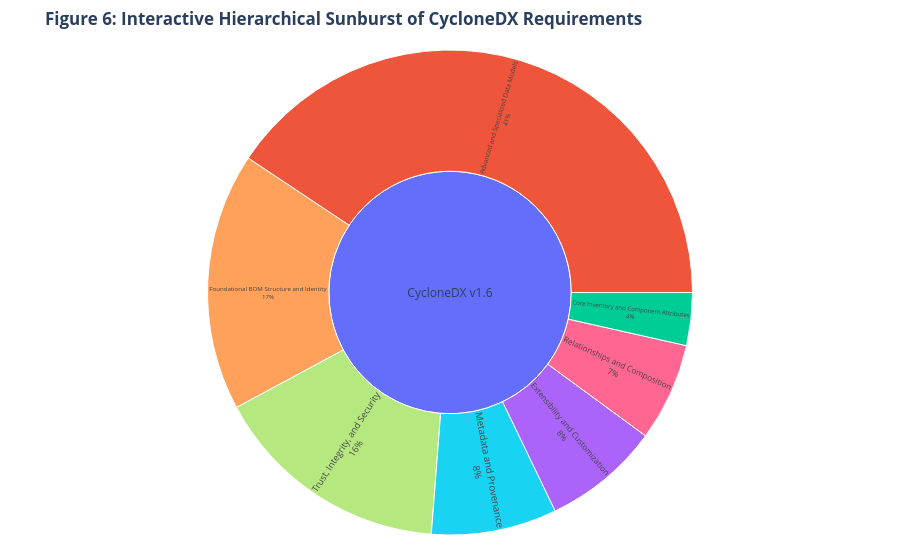

The notebook cell this image was saved under:
### Markdown cell above
## 7. Hierarchical and Relational Visualizations

We now use advanced visualizations to explore the taxonomy's structure, showing the relationships and relative importance of different concepts within the standard.

### Code cell
if not df.empty:
    # --- 7.1. Interactive Sunburst Chart for Taxonomy Exploration ---
    fig = px.sunburst(df,
                      path=[px.Constant("CycloneDX v1.6"), 'Theme', 'Subtheme'],
                      values='ID',  # Use a placeholder column to get counts
                      title='<b>Figure 6: Interactive Hierarchical Sunburst of CycloneDX Requirements</b>',
                      color='Theme',
                      color_discrete_sequence=px.colors.qualitative.Plotly,
                      maxdepth=2)

    fig.update_layout(margin=dict(t=50, l=25, r=25, b=25))
    fig.update_traces(textinfo='label+percent entry', insidetextorientation='radial')
    fig.show()

    # --- 7.2. Static Treemap (Squarify) for Publication ---
    plt.figure(figsize=(20, 12))
    theme_counts = df.groupby('Theme').size().reset_index(name='count')
    
    # Normalize counts for color mapping
    norm = plt.Normalize(vmin=theme_counts['count'].min(), vmax=theme_counts['count'].max())
    colors = [plt.cm.coolwarm(norm(value)) for value in theme_counts['count']]
    
    squarify.plot(
        sizes=theme_counts['count'], 
        label=[f"{name}\n({count})" for name, count in zip(theme_counts['Theme'], theme_counts['count'])],
        alpha=.8,
        color=colors,
        text_kwargs={'fontsize':10, 'color':'white', 'weight':'bold'}
    )
                  
    plt.title('Figure 7: Treemap of High-Level Theme Frequencies', fontsize=20, weight='bold')
    plt.axis('off')
    plt.show()

    # --- 7.3. Structural Tree Diagram (Graphviz) ---
    dot = graphviz.Digraph('CycloneDX_Taxonomy', comment='Thematic Hierarchy')
    dot.attr(rankdir='LR', size='15,15', label='Figure 8: Structural Taxonomy of CycloneDX Requirements', fontsize='24', labelloc='t')
    dot.attr('node', style='filled', fontname='Helvetica')

    # Add Theme nodes
    for theme in df['Theme'].unique():
        dot.node(theme, theme, shape='box', fillcolor='lightblue')

    # Add Subtheme nodes and edges
    for subtheme in df['Subtheme'].unique():
        dot.node(subtheme, subtheme, shape='ellipse', fillcolor='lightgray')
    
    theme_subtheme_pairs = df[['Theme', 'Subtheme']].drop_duplicates()
    for _, row in theme_subtheme_pairs.iterrows():
        dot.edge(row['Theme'], row['Subtheme'])

    print("✅ Graphviz tree diagram generated. Displaying below.")
    display(dot)

### Figure 1 — Plotly figure (JSON) as saved in the notebook; plotly's stock layout.template omitted (floating-point values rounded to 4 significant figures)
{"data": [{"branchvalues": "total", "customdata": [["(?)"], ["Advanced and Specialized Data Models"], ["Advanced and Specialized Data Models"], ["Advanced and Specialized Data Models"], ["Advanced and Specialized Data Models"], ["Advanced and Specialized Data Models"], ["Advanced and Specialized Data Models"], ["Advanced and Specialized Data Models"], ["Advanced and Specialized Data Models"], ["Core Inventory and Component Attributes"], ["Core Inventory and Component Attributes"], ["Core Inventory and Component Attributes"], ["Core Inventory and Component Attributes"], ["Core Inventory and Component Attributes"], ["Core Inventory and Component Attributes"], ["Core Inventory and Component Attributes"], ["Extensibility and Customization"], ["Extensibility and Customization"], ["Extensibility and Customization"], ["Foundational BOM Structure and Identity"], ["Foundational BOM Structure and Identity"], ["Foundational BOM Structure and Identity"], ["Foundational BOM Structure and Identity"], ["Foundational BOM Structure and Identity"], ["Foundational BOM Structure and Identity"], ["Metadata and Provenance"], ["Metadata and Provenance"], ["Metadata and Provenance"], ["Metadata and Provenance"], ["Metadata and Provenance"], ["Metadata and Provenance"], ["Metadata and Provenance"], ["Relationships and Composition"], ["Relationships and Composition"], ["Relationships and Composition"], ["Relationships and Composition"], ["Relationships and Composition"], ["Trust, Integrity, and Security"], ["Trust, Integrity, and Security"], ["Trust, Integrity, and Security"], ["Trust, Integrity, and Security"], ["Trust, Integrity, and Security"], ["Trust, Integrity, and Security"], ["Trust, Integrity, and Security"]], "domain": {"x": [0, 1], "y": [0, 1]}, "hovertemplate": "labels=%{label}<br>ID=%{value}<br>parent=%{parent}<br>id=%{id}<br>Theme=%{customdata[0]}<extra></extra>", "ids": ["CycloneDX v1.6", "CycloneDX v1.6/Advanced and Specialized Data Models", "CycloneDX v1.6/Advanced and Specialized Data Models/Attestations and Declarations", "CycloneDX v1.6/Advanced and Specialized Data Models/Formulation and Reproducible Builds", "CycloneDX v1.6/Advanced and Specialized Data Models/Cryptographic Asset Management (CBOM)", "CycloneDX v1.6/Advanced and Specialized Data Models/Data Components and Governance", "CycloneDX v1.6/Advanced and Specialized Data Models/AI/ML Model Cards (ML-BOM)", "CycloneDX v1.6/Advanced and Specialized Data Models/Annotations", "CycloneDX v1.6/Advanced and Specialized Data Models/Licensing and Copyright", "CycloneDX v1.6/Core Inventory and Component Attributes/Component and Service Definition", "CycloneDX v1.6/Core Inventory and Component Attributes", "CycloneDX v1.6/Core Inventory and Component Attributes/Component Scope", "CycloneDX v1.6/Core Inventory and Component Attributes/Component and Service Identification", "CycloneDX v1.6/Core Inventory and Component Attributes/Descriptive Metadata", "CycloneDX v1.6/Core Inventory and Component Attributes/Component and Service Typing", "CycloneDX v1.6/Core Inventory and Component Attributes/Standardized External Identifiers", "CycloneDX v1.6/Extensibility and Customization/Property Taxonomies", "CycloneDX v1.6/Extensibility and Customization", "CycloneDX v1.6/Extensibility and Customization/Extensibility via Properties", "CycloneDX v1.6/Foundational BOM Structure and Identity", "CycloneDX v1.6/Foundational BOM Structure and Identity/BOM Identification", "CycloneDX v1.6/Foundational BOM Structure and Identity/BOM Format and Versioning", "CycloneDX v1.6/Foundational BOM Structure and Identity/Root Object Model", "CycloneDX v1.6/Foundational BOM Structure and Identity/Specification Conformance", "CycloneDX v1.6/Foundational BOM Structure and Identity/Internal Referencing (bom-ref)", "CycloneDX v1.6/Metadata and Provenance/Tooling Information", "CycloneDX v1.6/Metadata and Provenance/Lifecycle Information", "CycloneDX v1.6/Metadata and Provenance/Timestamping", "CycloneDX v1.6/Metadata and Provenance/BOM Metadata", "CycloneDX v1.6/Metadata and Provenance/Contact Information", "CycloneDX v1.6/Metadata and Provenance/Organizational Entity Definition", "CycloneDX v1.6/Metadata and Provenance", "CycloneDX v1.6/Relationships and Composition/Dependency Graph Representation", "CycloneDX v1.6/Relationships and Composition/Composition and Completeness", "CycloneDX v1.6/Relationships and Composition/Component Assemblies (Nesting)", "CycloneDX v1.6/Relationships and Composition/External References", "CycloneDX v1.6/Relationships and Composition", "CycloneDX v1.6/Trust, Integrity, and Security/Evidence and Substantiation", "CycloneDX v1.6/Trust, Integrity, and Security", "CycloneDX v1.6/Trust, Integrity, and Security/Vulnerability Impact Analysis (VEX)", "CycloneDX v1.6/Trust, Integrity, and Security/Cryptographic Hashes", "CycloneDX v1.6/Trust, Integrity, and Security/Component Pedigree and Provenance", "CycloneDX v1.6/Trust, Integrity, and Security/Vulnerability Information (Vulnerability Object)", "CycloneDX v1.6/Trust, Integrity, and Security/Digital Signatures"], "insidetextorientation": "radial", "labels": ["CycloneDX v1.6", "Advanced and Specialized Data Models", "Attestations and Declarations", "Formulation and Reproducible Builds", "Cryptographic Asset Management (CBOM)", "Data Components and Governance", "AI/ML Model Cards (ML-BOM)", "Annotations", "Licensing and Copyright", "Component and Service Definition", "Core Inventory and Component Attributes", "Component Scope", "Component and Service Identification", "Descriptive Metadata", "Component and Service Typing", "Standardized External Identifiers", "Property Taxonomies", "Extensibility and Customization", "Extensibility via Properties", "Foundational BOM Structure and Identity", "BOM Identification", "BOM Format and Versioning", "Root Object Model", "Specification Conformance", "Internal Referencing (bom-ref)", "Tooling Information", "Lifecycle Information", "Timestamping", "BOM Metadata", "Contact Information", "Organizational Entity Definition", "Metadata and Provenance", "Dependency Graph Representation", "Composition and Completeness", "Component Assemblies (Nesting)", "External References", "Relationships and Composition", "Evidence and Substantiation", "Trust, Integrity, and Security", "Vulnerability Impact Analysis (VEX)", "Cryptographic Hashes", "Component Pedigree and Provenance", "Vulnerability Information (Vulnerability Object)", "Digital Signatures"], "marker": {"colors": ["#636EFA", "#EF553B", "#EF553B", "#EF553B", "#EF553B", "#EF553B", "#EF553B", "#EF553B", "#EF553B", "#00CC96", "#00CC96", "#00CC96", "#00CC96", "#00CC96", "#00CC96", "#00CC96", "#AB63FA", "#AB63FA", "#AB63FA", "#FFA15A", "#FFA15A", "#FFA15A", "#FFA15A", "#FFA15A", "#FFA15A", "#19D3F3", "#19D3F3", "#19D3F3", "#19D3F3", "#19D3F3", "#19D3F3", "#19D3F3", "#FF6692", "#FF6692", "#FF6692", "#FF6692", "#FF6692", "#B6E880", "#B6E880", "#B6E880", "#B6E880", "#B6E880", "#B6E880", "#B6E880"]}, "maxdepth": 2, "name": "", "parents": ["", "CycloneDX v1.6", "CycloneDX v1.6/Advanced and Specialized Data Models", "CycloneDX v1.6/Advanced and Specialized Data Models", "CycloneDX v1.6/Advanced and Specialized Data Models", "CycloneDX v1.6/Advanced and Specialized Data Models", "CycloneDX v1.6/Advanced and Specialized Data Models", "CycloneDX v1.6/Advanced and Specialized Data Models", "CycloneDX v1.6/Advanced and Specialized Data Models", "CycloneDX v1.6/Core Inventory and Component Attributes", "CycloneDX v1.6", "CycloneDX v1.6/Core Inventory and Component Attributes", "CycloneDX v1.6/Core Inventory and Component Attributes", "CycloneDX v1.6/Core Inventory and Component Attributes", "CycloneDX v1.6/Core Inventory and Component Attributes", "CycloneDX v1.6/Core Inventory and Component Attributes", "CycloneDX v1.6/Extensibility and Customization", "CycloneDX v1.6", "CycloneDX v1.6/Extensibility and Customization", "CycloneDX v1.6", "CycloneDX v1.6/Foundational BOM Structure and Identity", "CycloneDX v1.6/Foundational BOM Structure and Identity", "CycloneDX v1.6/Foundational BOM Structure and Identity", "CycloneDX v1.6/Foundational BOM Structure and Identity", "CycloneDX v1.6/Foundational BOM Structure and Identity", "CycloneDX v1.6/Metadata and Provenance", "CycloneDX v1.6/Metadata and Provenance", "CycloneDX v1.6/Metadata and Provenance", "CycloneDX v1.6/Metadata and Provenance", "CycloneDX v1.6/Metadata and Provenance", "CycloneDX v1.6/Metadata and Provenance", "CycloneDX v1.6", "CycloneDX v1.6/Relationships and Composition", "CycloneDX v1.6/Relationships and Composition", "CycloneDX v1.6/Relationships and Composition", "CycloneDX v1.6/Relationships and Composition", "CycloneDX v1.6", "CycloneDX v1.6/Trust, Integrity, and Security", "CycloneDX v1.6", "CycloneDX v1.6/Trust, Integrity, and Security", "CycloneDX v1.6/Trust, Integrity, and Security", "CycloneDX v1.6/Trust, Integrity, and Security", "CycloneDX v1.6/Trust, Integrity, and Security", "CycloneDX v1.6/Trust, Integrity, and Security"], "textinfo": "label+percent entry", "type": "sunburst", "values": [1485000.0, 603800.0, 124300.0, 213900.0, 144200.0, 74170.0, 8123.0, 26690.0, 12400.0, 7333.0, 52290.0, 1058.0, 9056.0, 20340.0, 1522.0, 12980.0, 48080.0, 115700.0, 67610.0, 255600.0, 482.0, 153.0, 3563.0, 21.0, 251400.0, 8193.0, 585.0, 1304.0, 553.0, 54320.0, 59400.0, 124400.0, 23390.0, 15120.0, 3842.0, 54850.0, 97210.0, 19740.0, 236300.0, 20740.0, 46010.0, 13860.0, 110100.0, 25890.0]}], "layout": {"legend": {"tracegroupgap": 0}, "margin": {"b": 25, "l": 25, "r": 25, "t": 50}, "sunburstcolorway": ["#636EFA", "#EF553B", "#00CC96", "#AB63FA", "#FFA15A", "#19D3F3", "#FF6692", "#B6E880", "#FF97FF", "#FECB52"], "title": {"text": "<b>Figure 6: Interactive Hierarchical Sunburst of CycloneDX Requirements</b>"}}}
